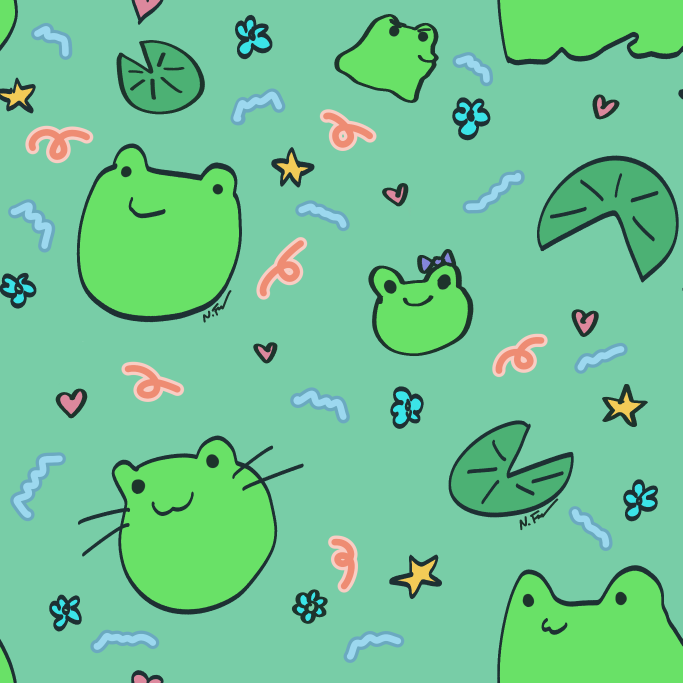
#> input picture img/frog.png, 2048 x 2048 px, found by its file name (shown at 1/3 size)
$ python tilewallpaper.py img/frog.png a4_landscape.png --tiles 2x1 --preset a4-landscape
#> lines starting #> are read from the running program, lines starting #| are printed output that depends on the picture
#!/usr/bin/env python3
"""
tilewallpaper.py

Create a wallpaper/background from a seamless square tile by repeating it
X-by-Y times and cropping to a target size.

Key idea to avoid huge intermediates:
- Instead of tiling at the original tile resolution (which can be massive)
  and then downscaling, we compute an "effective tile size" that will cover
  the target output when repeated X-by-Y, then resize the tile once and tile
  at that scale.

Requires: pillow
    pip install pillow
"""

from __future__ import annotations

import argparse
import math
import os
from dataclasses import dataclass
from typing import Tuple, Optional

from PIL import Image


DPI = 300


@dataclass(frozen=True)
class TargetSpec:
    width_px: int
    height_px: int
    dpi: int = DPI


PRESETS = {
    # Common phone wallpaper (portrait)
    "phone": TargetSpec(1080, 1920, DPI),

    # 4K UHD desktop (landscape)
    "4k": TargetSpec(3840, 2160, DPI),

    # A4 at 300 PPI: 8.27 × 11.69 inches -> 2480 × 3508 px (rounded)
    "a4-portrait": TargetSpec(2480, 3508, DPI),
    "a4-landscape": TargetSpec(3508, 2480, DPI),
}


def parse_tiles(s: str) -> Tuple[int, int]:
    """
    Parse tiles like "2x4" or "2*4" into (2, 4).
    """
    s = s.lower().replace("*", "x").strip()
    if "x" not in s:
        raise argparse.ArgumentTypeError("Tiles must look like 2x4 or 2*4")
    a, b = s.split("x", 1)
    try:
        tx = int(a)
        ty = int(b)
    except ValueError:
        raise argparse.ArgumentTypeError("Tiles must be integers, like 2x4")
    if tx <= 0 or ty <= 0:
        raise argparse.ArgumentTypeError("Tiles must be positive integers")
    return tx, ty


def parse_size(s: str) -> Tuple[int, int]:
    """
    Parse size like "3840x2160" into (3840, 2160).
    """
    s = s.lower().strip()
    if "x" not in s:
        raise argparse.ArgumentTypeError("Size must look like 3840x2160")
    a, b = s.split("x", 1)
    try:
        w = int(a)
        h = int(b)
    except ValueError:
        raise argparse.ArgumentTypeError("Size must be integers, like 3840x2160")
    if w <= 0 or h <= 0:
        raise argparse.ArgumentTypeError("Size must be positive integers")
    return w, h


def load_tile(path: str) -> Image.Image:
#> called with path = 'img/frog.png'
    img = Image.open(path)
#> img is the input picture: PIL image 2048x2048 RGBA; mean R, G, B, A 113.3, 197.1, 148.9, 255
    # Work in RGBA to preserve transparency if present.
    if img.mode not in ("RGB", "RGBA"):
        img = img.convert("RGBA")
    elif img.mode == "RGB":
        img = img.convert("RGBA")
    return img


def compute_effective_tile_size(
    target_w: int,
    target_h: int,
    tiles_x: int,
    tiles_y: int,
) -> int:
    """
    Choose a tile pixel size so that tiling X-by-Y covers the target output size.

    We want:
      tiles_x * tile_size >= target_w
      tiles_y * tile_size >= target_h

    So:
      tile_size >= target_w / tiles_x
      tile_size >= target_h / tiles_y

    Pick the max and ceil.
    """
    return int(math.ceil(max(target_w / tiles_x, target_h / tiles_y)))


def tile_image(tile: Image.Image, tiles_x: int, tiles_y: int) -> Image.Image:
#> called with tiles_x = 2, tiles_y = 1
    tw, th = tile.size
#> tw = 2480; th = 2480
    canvas = Image.new("RGBA", (tw * tiles_x, th * tiles_y), (0, 0, 0, 0))
#> canvas: PIL image 4960x2480 RGBA; every value is 0
    for y in range(tiles_y):
        for x in range(tiles_x):
            canvas.paste(tile, (x * tw, y * th))
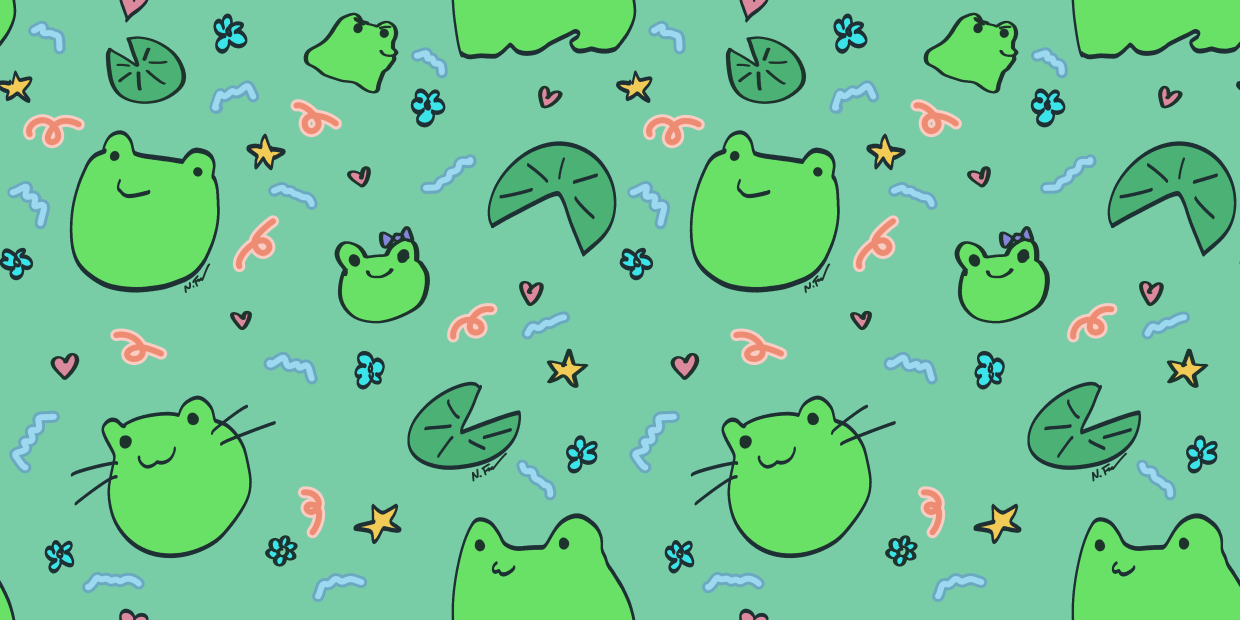
#> canvas: PIL image 4960x2480 RGBA (shown at 1/4 size); mean R, G, B, A 113.3, 197.1, 148.9, 255
    return canvas


def crop_to_target(
    img: Image.Image,
    target_w: int,
    target_h: int,
    anchor: str = "center",
) -> Image.Image:
    """
    Crop img to exactly (target_w, target_h). Assumes img is at least that large.
    anchor: center | topleft | topright | bottomleft | bottomright
    """
#> called with target_w = 3508, target_h = 2480, anchor = 'center'
    w, h = img.size
#> w = 4960; h = 2480
    if w < target_w or h < target_h:
        raise ValueError(
            f"Internal error: image too small to crop. Have {w}x{h}, need {target_w}x{target_h}"
        )

    if anchor == "center":
        left = (w - target_w) // 2
#> left = 726
        top = (h - target_h) // 2
#> top = 0
    elif anchor == "topleft":
        left, top = 0, 0
    elif anchor == "topright":
        left, top = w - target_w, 0
    elif anchor == "bottomleft":
        left, top = 0, h - target_h
    elif anchor == "bottomright":
        left, top = w - target_w, h - target_h
    else:
        raise ValueError(f"Unknown anchor: {anchor}")

    return img.crop((left, top, left + target_w, top + target_h))
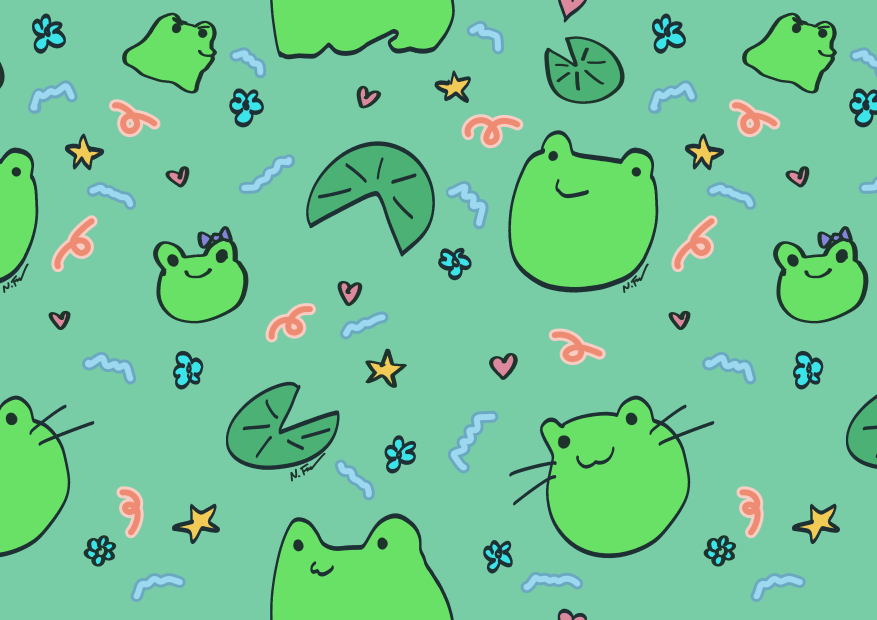
#> returned value: PIL image 3508x2480 RGBA (shown at 1/4 size); mean R, G, B, A 114, 197.3, 150.2, 255


def make_pattern_wallpaper(
    input_path: str,
    output_path: str,
    tiles_x: int,
    tiles_y: int,
    target: TargetSpec,
    anchor: str = "center",
    resample: int = Image.Resampling.LANCZOS,
    force_square_check: bool = True,
) -> None:
    tile = load_tile(input_path)

    # Optional check: tile should be square for the assumptions here.
    if force_square_check:
        if tile.size[0] != tile.size[1]:
            raise ValueError(f"Input tile must be square. Got {tile.size[0]}x{tile.size[1]}")

    target_w, target_h = target.width_px, target.height_px

    # Compute effective tile size to avoid a huge intermediate.
    eff = compute_effective_tile_size(target_w, target_h, tiles_x, tiles_y)

    # Resize tile to effective size.
    if tile.size != (eff, eff):
        tile = tile.resize((eff, eff), resample=resample)

    # Tile just enough to cover target. This intermediate is only slightly larger than final.
    tiled = tile_image(tile, tiles_x, tiles_y)

    # Crop to exact output size.
    out = crop_to_target(tiled, target_w, target_h, anchor=anchor)

    # If saving to JPG, we must drop alpha. For PNG/WebP alpha is fine.
    ext = os.path.splitext(output_path)[1].lower()
    if ext in (".jpg", ".jpeg"):
        out = out.convert("RGB")

    out.save(output_path, dpi=(target.dpi, target.dpi))


def build_argparser() -> argparse.ArgumentParser:
    p = argparse.ArgumentParser(
        description="Create wallpaper/background from a seamless square tile by repeating it and cropping to a target size."
    )
    p.add_argument("input", help="Input tile image (square). PNG/JPG/WebP/etc.")
    p.add_argument("output", help="Output image path, extension decides format (e.g. out.png, out.jpg, out.webp)")

    p.add_argument("--tiles", type=parse_tiles, default=(2, 2),
                   help='Tile count like "2x4" (default: 2x2)')

    group = p.add_mutually_exclusive_group(required=False)
    group.add_argument("--preset", choices=sorted(PRESETS.keys()),
                       help=f"Target preset ({', '.join(sorted(PRESETS.keys()))}). Default: 4k")
    group.add_argument("--size", type=parse_size,
                       help='Custom target size in pixels like "3000x2000"')

    p.add_argument("--anchor", choices=["center", "topleft", "topright", "bottomleft", "bottomright"],
                   default="center",
                   help="Where to anchor the crop (default: center)")

    p.add_argument("--no-square-check", action="store_true",
                   help="Disable square-tile validation")

    return p


def main() -> None:
    args = build_argparser().parse_args()

    tiles_x, tiles_y = args.tiles

    if args.size:
        target = TargetSpec(args.size[0], args.size[1], DPI)
    else:
        preset = args.preset or "4k"
        target = PRESETS[preset]

    # Ensure the output directory exists
    os.makedirs("out", exist_ok=True)

    # Prepend the 'out' directory to the output path
    output_path = os.path.join("out", args.output)

    make_pattern_wallpaper(
        input_path=args.input,
        output_path=output_path,
        tiles_x=tiles_x,
        tiles_y=tiles_y,
        target=target,
        anchor=args.anchor,
        force_square_check=not args.no_square_check,
    )


if __name__ == "__main__":
    main()

# example usage:
# python src/tilewallpaper.py img/tile.png phone.png --tiles 3x6 --preset phone
# python src/tilewallpaper.py img/frog.png a4_landscape.png --tiles 2x1 --preset a4-landscape
# python src/tilewallpaper.py img/frog.png desktop.png --tiles 6x4 --preset 4k
# python src/tilewallpaper.py img/tile.png custom.png --tiles 3x3 --size 3000x2000
